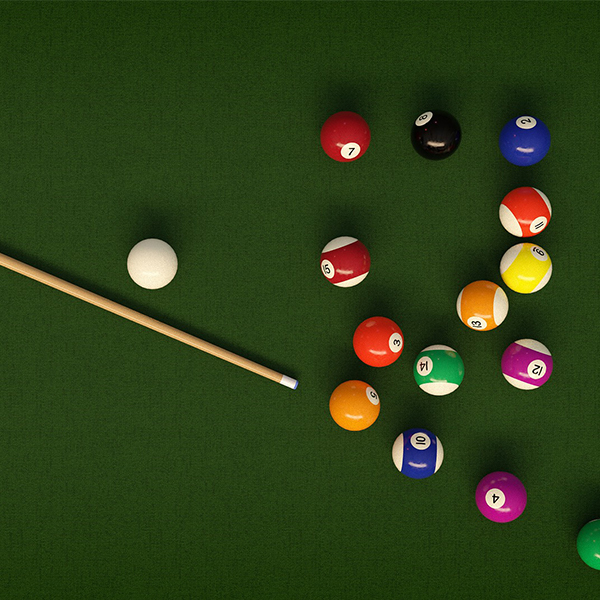
#> input picture python/examples/circle-detection/ball.jpg, 600 x 600 px, given in place of video, which was not available
$ python realtime_stitching.py   (older library calls are emulated)
#> lines starting #> are read from the running program, lines starting #| are printed output that depends on the picture; pictures that were not available may be replaced by others from this repository, and a replacement may not be noted
### python/examples/Video-Stitching/pyimagesearch/panorama.py
# import the necessary packages
import numpy as np
import imutils
import cv2

class Stitcher:
	def __init__(self):
		# determine if we are using OpenCV v3.X and initialize the
		# cached homography matrix
		self.isv3 = imutils.is_cv3()
		self.cachedH = None

	def stitch(self, images, ratio=0.75, reprojThresh=4.0):
		# unpack the images
		(imageB, imageA) = images

		# if the cached homography matrix is None, then we need to
		# apply keypoint matching to construct it
		if self.cachedH is None:
			# detect keypoints and extract
			(kpsA, featuresA) = self.detectAndDescribe(imageA)
			(kpsB, featuresB) = self.detectAndDescribe(imageB)

			# match features between the two images
			M = self.matchKeypoints(kpsA, kpsB,
				featuresA, featuresB, ratio, reprojThresh)

			# if the match is None, then there aren't enough matched
			# keypoints to create a panorama
			if M is None:
				return None

			# cache the homography matrix
			self.cachedH = M[1]

		# apply a perspective transform to stitch the images together
		# using the cached homography matrix
		result = cv2.warpPerspective(imageA, self.cachedH,
			(imageA.shape[1] + imageB.shape[1], imageA.shape[0]))
		result[0:imageB.shape[0], 0:imageB.shape[1]] = imageB

		# return the stitched image
		return result

	def detectAndDescribe(self, image):
		# convert the image to grayscale
		gray = cv2.cvtColor(image, cv2.COLOR_BGR2GRAY)

		# check to see if we are using OpenCV 3.X
		if self.isv3:
			# detect and extract features from the image
			descriptor = cv2.xfeatures2d.SIFT_create()
			(kps, features) = descriptor.detectAndCompute(image, None)

		# otherwise, we are using OpenCV 2.4.X
		else:
			# detect keypoints in the image
			detector = cv2.FeatureDetector_create("SIFT")
			kps = detector.detect(gray)

			# extract features from the image
			extractor = cv2.DescriptorExtractor_create("SIFT")
			(kps, features) = extractor.compute(gray, kps)

		# convert the keypoints from KeyPoint objects to NumPy
		# arrays
		kps = np.float32([kp.pt for kp in kps])

		# return a tuple of keypoints and features
		return (kps, features)

	def matchKeypoints(self, kpsA, kpsB, featuresA, featuresB,
		ratio, reprojThresh):
		# compute the raw matches and initialize the list of actual
		# matches
		matcher = cv2.DescriptorMatcher_create("BruteForce")
		rawMatches = matcher.knnMatch(featuresA, featuresB, 2)
		matches = []

		# loop over the raw matches
		for m in rawMatches:
			# ensure the distance is within a certain ratio of each
			# other (i.e. Lowe's ratio test)
			if len(m) == 2 and m[0].distance < m[1].distance * ratio:
				matches.append((m[0].trainIdx, m[0].queryIdx))

		# computing a homography requires at least 4 matches
		if len(matches) > 4:
			# construct the two sets of points
			ptsA = np.float32([kpsA[i] for (_, i) in matches])
			ptsB = np.float32([kpsB[i] for (i, _) in matches])

			# compute the homography between the two sets of points
			(H, status) = cv2.findHomography(ptsA, ptsB, cv2.RANSAC,
				reprojThresh)

			# return the matches along with the homograpy matrix
			# and status of each matched point
			return (matches, H, status)

		# otherwise, no homograpy could be computed
		return None

### python/examples/Video-Stitching/pyimagesearch/basicmotiondetector.py
# import the necessary packages
import imutils
import cv2

class BasicMotionDetector:
	def __init__(self, accumWeight=0.5, deltaThresh=5, minArea=5000):
		# determine the OpenCV version, followed by storing the
		# the frame accumulation weight, the fixed threshold for
		# the delta image, and finally the minimum area required
		# for "motion" to be reported
		self.isv2 = imutils.is_cv2()
		self.accumWeight = accumWeight
		self.deltaThresh = deltaThresh
		self.minArea = minArea

		# initialize the average image for motion detection
		self.avg = None

	def update(self, image):
		# initialize the list of locations containing motion
		locs = []

		# if the average image is None, initialize it
		if self.avg is None:
			self.avg = image.astype("float")
			return locs

		# otherwise, accumulate the weighted average between
		# the current frame and the previous frames, then compute
		# the pixel-wise differences between the current frame
		# and running average
		cv2.accumulateWeighted(image, self.avg, self.accumWeight)
		frameDelta = cv2.absdiff(image, cv2.convertScaleAbs(self.avg))

		# threshold the delta image and apply a series of dilations
		# to help fill in holes
		thresh = cv2.threshold(frameDelta, self.deltaThresh, 255,
			cv2.THRESH_BINARY)[1]
		thresh = cv2.dilate(thresh, None, iterations=2)

		# find contours in the thresholded image, taking care to
		# use the appropriate version of OpenCV
		cnts = cv2.findContours(thresh, cv2.RETR_EXTERNAL,
			cv2.CHAIN_APPROX_SIMPLE)
		cnts = cnts[0] if self.isv2 else cnts[1]

		# loop over the contours
		for c in cnts:
			# only add the contour to the locations list if it
			# exceeds the minimum area
			if cv2.contourArea(c) > self.minArea:
				locs.append(c)

		# return the set of locations
		return locs

### python/examples/Video-Stitching/realtime_stitching.py
# USAGE
# python realtime_stitching.py

# import the necessary packages
from __future__ import print_function
from pyimagesearch.basicmotiondetector import BasicMotionDetector
from pyimagesearch.panorama import Stitcher
from imutils.video import VideoStream
import numpy as np
import datetime
import imutils
import time
import cv2

# initialize the video streams and allow them to warmup
print("[INFO] starting cameras...")
# rightStream = VideoStream(src="http://localhost/moto.mp4").start()  #aaka
# leftStream = VideoStream(src="http://localhost/note.mp4").start()  #no aaka
rightStream = VideoStream(src="https://10.18.83.177:8080/video").start()  #aaka
leftStream = VideoStream(src="http://192.168.43.131:8080/video").start()  #no aaka
time.sleep(2.0)

# initialize the image stitcher, motion detector, and total
# number of frames read
stitcher = Stitcher()
motion = BasicMotionDetector(minArea=15000)
total = 0

# loop over frames from the video streams
while True:
	# grab the frames from their respective video streams
	left = leftStream.read()
#> left is the input picture: shape (600, 600, 3); mean B, G, R 23.6, 63.2, 45.7
	right = rightStream.read()

	# resize the frames
	left = imutils.resize(left, width=400)
#> left: shape (400, 400, 3)
	right = imutils.resize(right, width=400)

	# stitch the frames together to form the panorama
	# IMPORTANT: you might have to change this line of code
	# depending on how your cameras are oriented; frames
	# should be supplied in left-to-right order
	result = stitcher.stitch([left, right])
#> in detectAndDescribe, `gray = cv2.cvtColor(image, cv2.COLOR_BGR2GRAY)`:
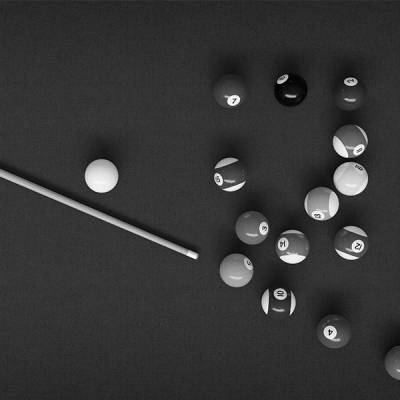
#> gray: shape (400, 400); min 1, max 251, mean 53.5
#> in detectAndDescribe, `kps = detector.detect(gray)`: kps = 126 keypoints; strongest (x, y, size): (101, 178, 19.9), (193, 255, 5.1), (233, 100, 8.6), (352, 181, 19.1)
#> in detectAndDescribe, `kps = np.float32([kp.pt for kp in kps])`: kps = 126 pairs, first value 101 to 393.6, second value 70.14 to 375.9
#> in stitch, `(kpsA, featuresA) = self.detectAndDescribe(imageA)`: kpsA has the same summary as kps in detectAndDescribe
#> in detectAndDescribe (call 2), `kps = detector.detect(gray)`: kps = 126 keypoints; strongest (x, y, size): (101, 178, 19.9), (193, 255, 5.1), (233, 100, 8.6), (352, 181, 19.1)
#> in stitch, `(kpsB, featuresB) = self.detectAndDescribe(imageB)`: kpsB = 126 pairs, first value 101 to 393.6, second value 70.14 to 375.9
#> in matchKeypoints, `rawMatches = matcher.knnMatch(featuresA, featuresB, 2)`: rawMatches = 126 matches
#> the loop in matchKeypoints, `for m in rawMatches: # ensure the distance is within a certain ratio o..` made 126 passes
#> after the loop in matchKeypoints, `for m in rawMatches:`: matches = 126 pairs, first value 0 to 125, second value 0 to 125
#> in matchKeypoints, `ptsA = np.float32([kpsA[i] for (_, i) in matches])`: ptsA has the same summary as kpsB in stitch
#> in matchKeypoints, `ptsB = np.float32([kpsB[i] for (i, _) in matches])`: ptsB has the same summary as kpsB in stitch
#> in matchKeypoints, `(H, status) = cv2.findHomography(ptsA, ptsB, cv2.RANSAC, reprojThresh)`: H = [[1, -4.51e-16, -3.67e-13], [7.83e-16, 1, -1.27e-13], [4.05e-18, -1.81e-18, 1]]; status = 126 values from 1 to 1
#> in stitch, `self.cachedH = M[1]`: self.cachedH has the same summary as H in matchKeypoints
#> in stitch, `result = cv2.warpPerspective(imageA, self.cachedH, (imageA.shape[1] + ..`:
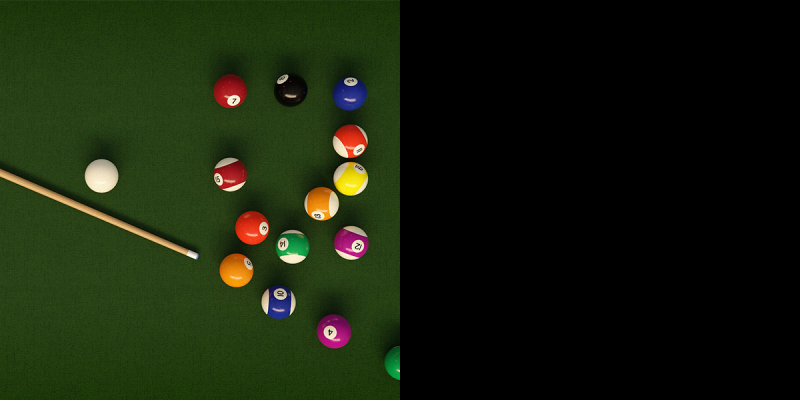
#> result: shape (400, 800, 3); mean B, G, R 11.8, 31.6, 22.8

	# no homograpy could be computed
	if result is None:
		print("[INFO] homography could not be computed")
		break

	# convert the panorama to grayscale, blur it slightly, update
	# the motion detector
	gray = cv2.cvtColor(result, cv2.COLOR_BGR2GRAY)
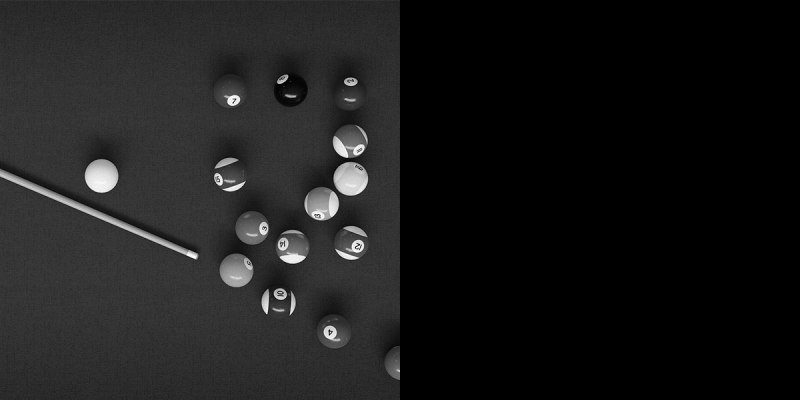
#> gray: shape (400, 800); min 0, max 251, mean 26.7
	gray = cv2.GaussianBlur(gray, (21, 21), 0)
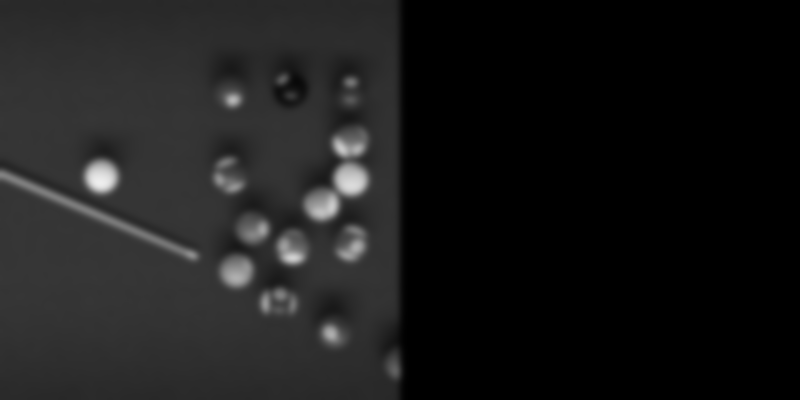
#> gray: shape (400, 800); min 0, max 238, mean 26.7
	locs = motion.update(gray)
#> locs = []

	# only process the panorama for motion if a nice average has
	# been built up
	if total > 32 and len(locs) > 0:
		# initialize the minimum and maximum (x, y)-coordinates,
		# respectively
		(minX, minY) = (np.inf, np.inf)
		(maxX, maxY) = (-np.inf, -np.inf)

		# loop over the locations of motion and accumulate the
		# minimum and maximum locations of the bounding boxes
		# for l in locs:
		# 	(x, y, w, h) = cv2.boundingRect(l)
		# 	(minX, maxX) = (min(minX, x), max(maxX, x + w))
		# 	(minY, maxY) = (min(minY, y), max(maxY, y + h))

		# # draw the bounding box
		# cv2.rectangle(result, (minX, minY), (maxX, maxY),
		# 	(0, 0, 255), 3)

	# increment the total number of frames read and draw the
	# timestamp on the image
	# total += 1
	# timestamp = datetime.datetime.now()
	# ts = timestamp.strftime("%A %d %B %Y %I:%M:%S%p")
	# cv2.putText(result, ts, (10, result.shape[1] - 10),
	# cv2.FONT_HERSHEY_SIMPLEX, 0.35, (0, 0, 255), 1)

	# show the output images
	cv2.imshow("Result", result)
	cv2.imshow("Left Frame", left)
	cv2.imshow("Right Frame", right)
	key = cv2.waitKey(1) & 0xFF
#> (key q is pressed here)

	# if the `q` key was pressed, break from the loop
	if key == ord("q"):
		break

# do a bit of cleanup
print("[INFO] cleaning up...")
cv2.destroyAllWindows()
leftStream.stop()
rightStream.stop()
